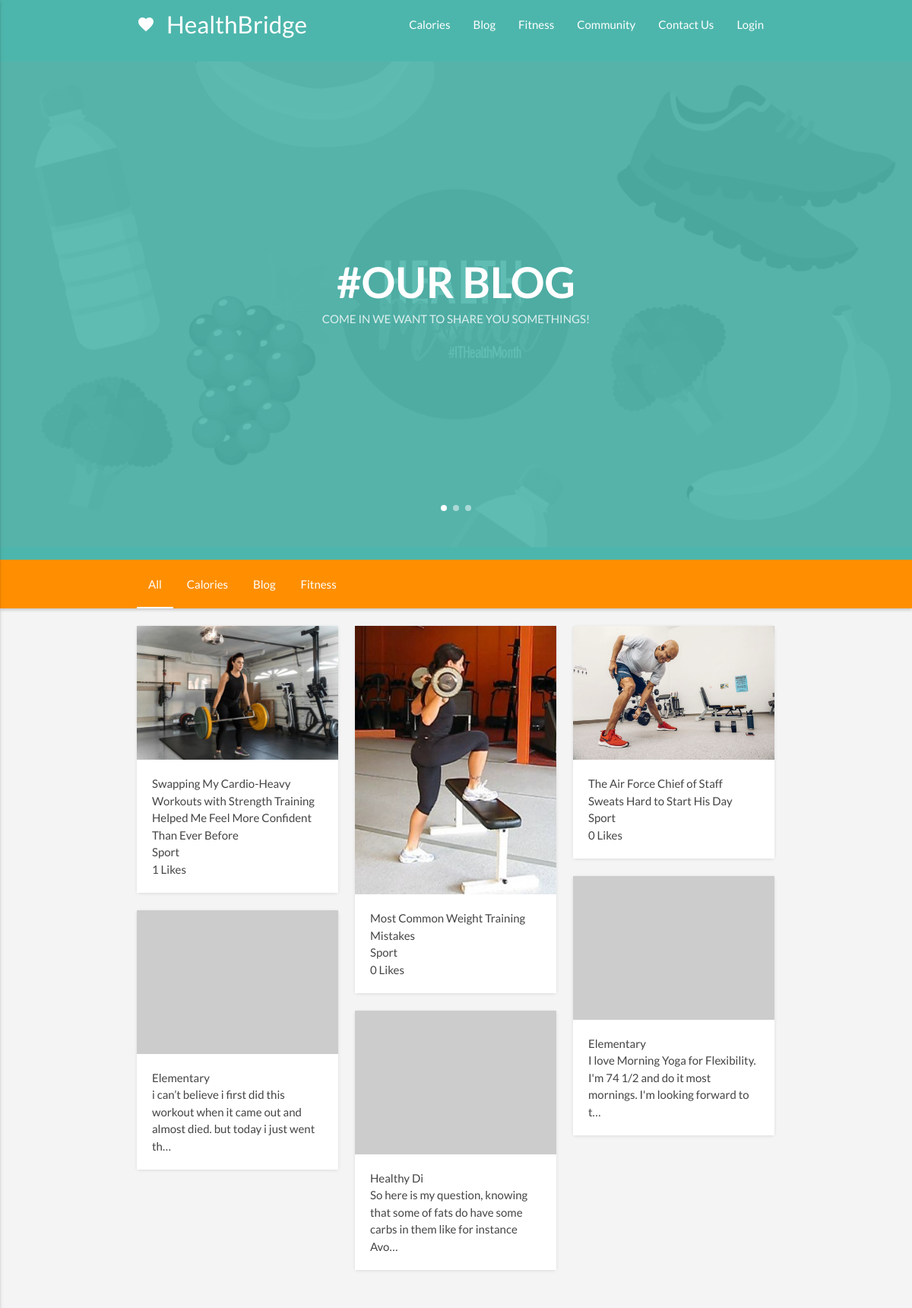
The page / on the database its author committed.
### blog/models.py (models this page shows, shortened)
class Post(models.Model):
    category = models.ForeignKey(Categories, related_name='posts', on_delete=models.SET_NULL, null=True)
    author = models.ForeignKey(User, on_delete=models.SET_NULL, null=True)
    title = models.CharField(max_length=250)
    slug = models.SlugField(unique=True, max_length=100)
    description = models.TextField(max_length=10000)
    content = models.TextField(default='(empty)')
    published = models.DateField(auto_now_add=True)
    pic = models.ImageField(upload_to='pics', null=True, blank=True, default='default.png')
    enabled = models.BooleanField(default=True)
    tags = TaggableManager()
    likes = models.IntegerField(default=0)
    class Meta:
        ordering = ['-published']

### fitforum/models.py (models this page shows, shortened)
class Post(models.Model):
	level=models.ForeignKey('Level', on_delete=models.CASCADE)
	nickname=models.CharField(max_length=100,default='People who are unwilling to reveal their identity')
	byear = models.CharField(max_length=4, default=1960)
	message=models.TextField(null=False)
	del_pass=models.CharField(max_length=10, blank=True)
	pub_time=models.DateTimeField(auto_now=True)
	enabled=models.BooleanField(default=True)

class Level(models.Model):
	status = models.CharField(max_length=50,null=False)
	def __str__(self):
		return self.status

### HealthCare/views.py (the view)
# urls.py: path('', homepage, name='homepage'),
def homepage(request):
    if request.user is not None:
        user = request.user
        username = user.username
    blog_posts = Post.objects.all().filter(enabled=True).order_by('-published',)[:3]
    fitness_posts = fit_Post.objects.all().filter(enabled=True).order_by('-pub_time',)[:3]
    form_c = CommentForm()
    try:
        post_slug = request.POST['slug']
        comment_name = request.POST['name']
        comment_email = request.POST['email']
        comment_body = request.POST['body']
    except:
        post_slug = None
    if request.method == 'POST' and post_slug is not None:
        post = models.Post.objects.get(slug=post_slug)
        comment_post = models.Comment.objects.create(post=post, name=comment_name, body=comment_body,
                                                     email=comment_email)
        comment_post.save()
    return render(request, 'main_homepage.html', locals())

### templates/main_homepage.html (shortened to what this page needs)
{% extends 'base.html' %}
{% load static %}
{% block Top_background %}
        <img class="active" src="{% static 'images/main_picture.jpg' %}" alt="cityscape">
{% endblock %}
{% block color1 %}teal{% endblock %}
{% block color2 %}amber{% endblock %}
{% block Top_href %}
  <li><a href="{% url 'home' %}">Calories</a></li>
  <li><a href="{% url 'blog_homepage' %}">Blog</a></li>
  <li><a href="{% url 'food_recipe' %}">Fitness</a></li>
    <li><a href="{% url 'discuss_home' %}">Community</a></li>
  <li><a href="{% url 'contact_us' %}">Contact Us</a></li>
    {% if username %}
        <li><a href="{% url 'logout' %}">Logout</a></li>
        <li class="active"><a class='dropdown-button' href='#' data-activates='feature-dropdown' data-belowOrigin="true" data-constrainWidth="false">Hi, {{ username | upper }}<i class="material-icons right">arrow_drop_down</i></a></li>
    {% else %}
        <li><a href="{% url 'login' %}">Login</a></li>
    {% endif %}
{% endblock %}
{% block header_title %}
    <div class="carousel carousel-slider center" data-indicators="true">
      <div class="carousel-item white-text" href="#one!">
        <div class="container valign-wrapper">
          <a href="{% url 'blog_homepage' %}">
              <h1>#OUR BLOG</h1>
          </a>
          <div class="tagline">COME IN WE WANT TO SHARE YOU SOMETHINGS!</div>
        </div>
      </div>
    </div>
{% endblock %}
{% block categories %}
  <li><a href="#calories">Calories</a></li>
  <li><a href="#myblog">Blog</a></li>
  <li><a href="#fitness">Fitness</a></li>
{% endblock %}
{% block content %}
    {% for post in blog_posts %}
        <div class="col l4 m6 s12 gallery-item gallery-expand gallery-filter myblog">
            <div class="gallery-curve-wrapper">
              <a class="gallery-cover gray">
                {% if post.pic.url %}
                    <img class="responsive-img" src="{{ post.pic.url }}" alt="placeholder">
                {% else %}
                    <img class="responsive-img" src="http://placehold.it/350x250" alt="placeholder">
                {% endif %}
              </a>
              <div class="gallery-header">
                    <span>{{ post.title }}</span>
                    <br>
                    <span>{{ post.description | truncatechars:100 }}</span>
                    <br>
                    <span>{{ post.likes }} Likes</span>
              </div>
              <div class="gallery-action">
              </div>
            </div>
          </div>
    {% endfor %}
    {% for post in fitness_posts %}
        <div class="col l4 m6 s12 gallery-item gallery-expand gallery-filter fitness">
            <div class="gallery-curve-wrapper">
              <a class="gallery-cover gray">
                {% if post.pic.url %}
                    <img class="responsive-img" src="{{ post.pic.url }}" alt="placeholder">
                {% else %}
                    <img class="responsive-img" src="http://placehold.it/350x250" alt="placeholder">
                {% endif %}
              </a>
              <div class="gallery-header">
                    <span>{{ post.level }}</span>
                    <br>
                    <span>{{ post.message | truncatechars:100 }}</span>
                    <br>
              </div>
              <div class="gallery-action">
              </div>
            </div>
          </div>
    {% endfor %}
{% endblock %}

### templates/base.html (shortened to what this page needs)
{% load static %}
<!DOCTYPE html>
<html lang="en">
  <head>
    <link href="{% static 'mat/css/gallery-materialize.min.css' %}" rel="stylesheet">
  </head>
  <body>
    <nav class="nav-extended nav-full-header {% block color1 %}{% endblock %} lighten-2">
      <div class="nav-background">
        {% block Top_background %}{% endblock %}
      </div>
      <div class="nav-wrapper container">
        <a href="" class="brand-logo"><i class="material-icons">favorite</i>HealthBridge</a>
        <ul class="right hide-on-med-and-down">
            {% block Top_href %}
            {% endblock %}
        </ul>
      </div>
      <div class="nav-header valign-wrapper">
        {% block header_title %}
        {% endblock %}
      </div>
      <div class="categories-wrapper {% block color2 %}{% endblock %} darken-3">
        <div class="categories-container">
          <ul class="categories container">
            <li class="active"><a href="#all">All</a></li>
            {% block categories %}
            {% endblock %}
          </ul>
        </div>
      </div>
    </nav>
    <div id="portfolio" class="section gray">
      <div class="container">
        <div class="gallery row">
            {% block content %}
            {% endblock %}
        </div>
      </div>
    </div>
  </body>
</html>

### rows shown on the page
Post: pic (picture), title "Swapping My Cardio-Heavy Workouts with Strength Training Helped Me Feel More Confident Than Ever Before", description "Sport", likes "1"
Post: pic (picture), title "Most Common Weight Training Mistakes", description "Sport", likes "0"
Post: pic (picture), title "The Air Force Chief of Staff Sweats Hard to Start His Day", description "Sport", likes "0"
Post: level "Elementary", message "I love Morning Yoga for Flexibility. I'm 74 1/2 and do it most mornings. I'm looking forward to t…"
Post: level "Elementary", message "i can’t believe i first did this workout when it came out and almost died. but today i just went th…"
Post: level "Healthy Di", message "So here is my question, knowing that some of fats do have some carbs in them like for instance Avo…"
